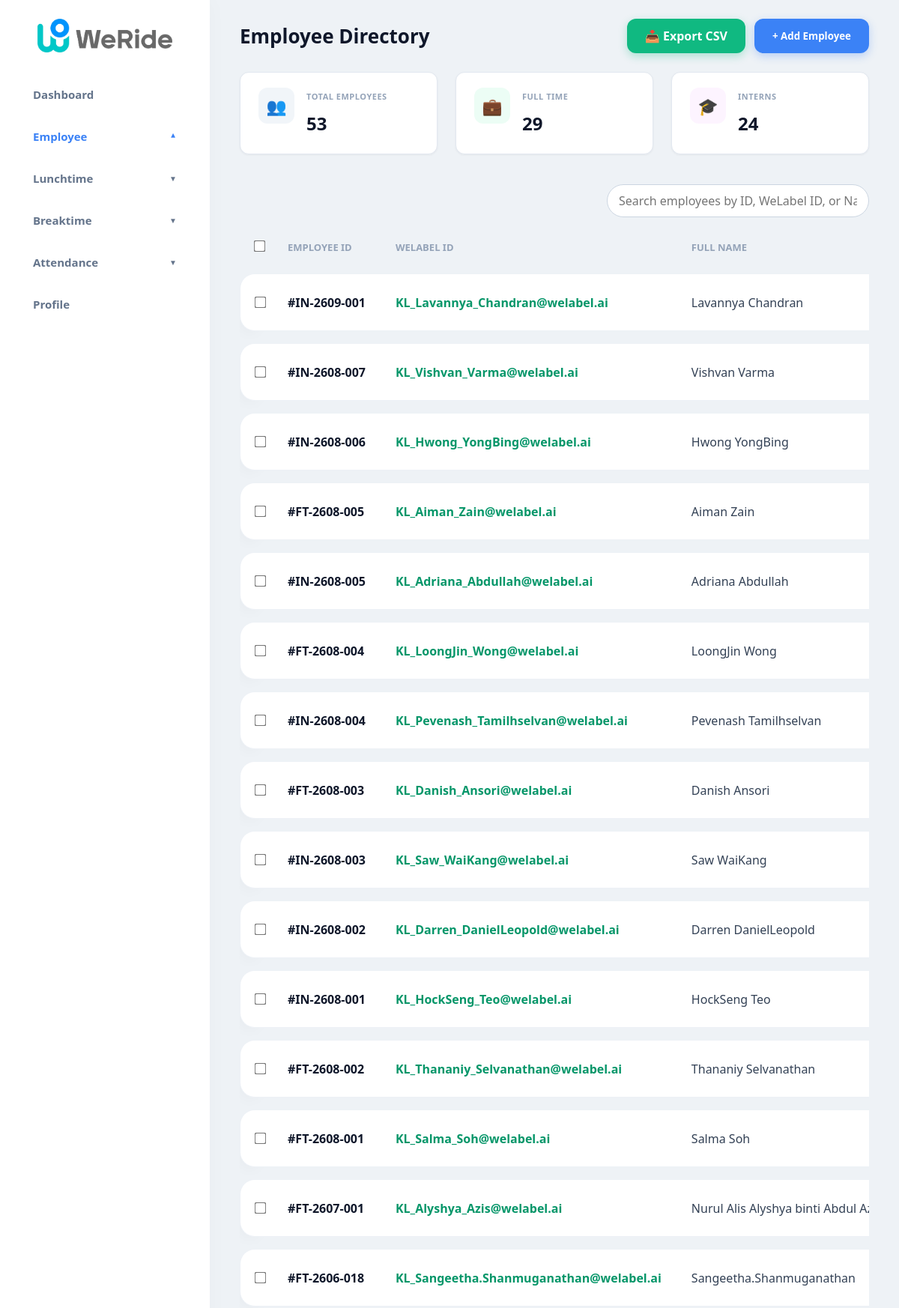
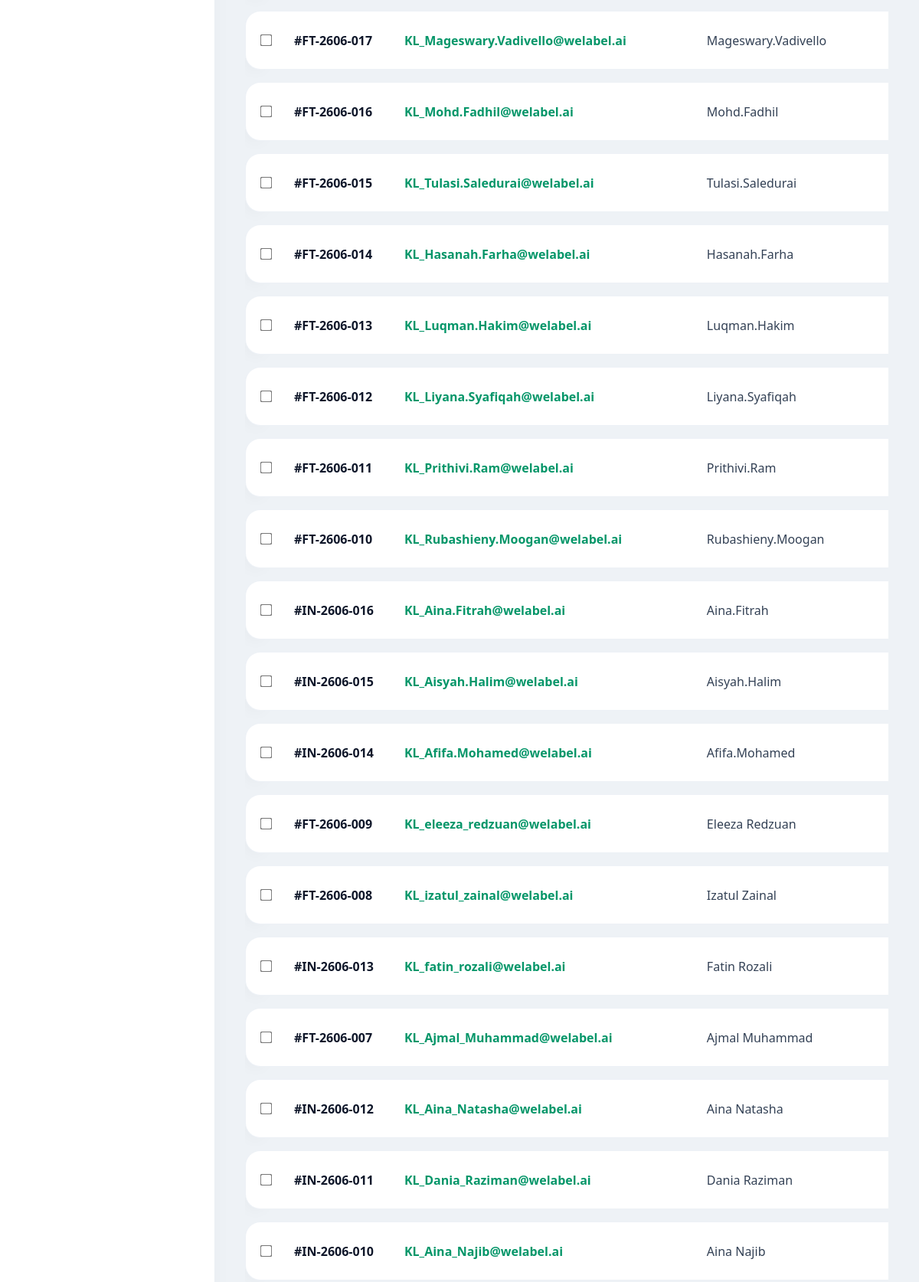
Screenshot of /admin_employees.php (signed in, upper part) with the database file from the repository (2 pictures, top to bottom).
### tables this page shows
CREATE TABLE `employees` (
  `id` int(11) NOT NULL AUTO_INCREMENT,
  `emp_id` varchar(50) NOT NULL,
  `welabel_id` varchar(100) DEFAULT NULL,
  `name` varchar(100) NOT NULL,
  `password` varchar(255) DEFAULT NULL,
  `employment_type` varchar(50) NOT NULL,
  `role` varchar(50) DEFAULT 'employee',
  `lunch_window` varchar(50) DEFAULT '12:00-13:00',
  `created_at` timestamp NOT NULL DEFAULT current_timestamp(),
  `phone_number` varchar(20) DEFAULT NULL,
  `login_attempts` int(11) DEFAULT 0,
  `lockout_time` datetime DEFAULT NULL,
  `phone_verified` tinyint(1) DEFAULT 0,
  `phone_verification_code` varchar(10) DEFAULT NULL,
  `phone_verification_expiry` datetime DEFAULT NULL,
  `leave_status` varchar(50) DEFAULT 'active',
  `onboarding_date` date DEFAULT NULL,
  `annual_leave_quota` int(11) DEFAULT 14,
  `sick_leave_quota` int(11) DEFAULT 14,
  `unpaid_leave_quota` int(11) DEFAULT 30,
  `shift_start` time DEFAULT '09:00:00',
  `shift_end` time DEFAULT '18:00:00',
  `department` varchar(100) DEFAULT 'General',
  `annual_leave_balance` int(11) DEFAULT 14,
  `sick_leave_balance` int(11) DEFAULT 14,
  `shift_hour` varchar(20) DEFAULT '09:00-18:00',
  `group_leader_id` varchar(50) DEFAULT NULL,
  `casual_leave_balance` int(11) DEFAULT 7,
  PRIMARY KEY (`id`),
  UNIQUE KEY `emp_id` (`emp_id`),
  UNIQUE KEY `unique_emp_id` (`emp_id`),
  UNIQUE KEY `emp_id_2` (`emp_id`),
  UNIQUE KEY `emp_id_3` (`emp_id`)
);

### admin_employees.php (the view, shortened to what this page needs)
<?php
include 'db_connect.php';
?>
<!DOCTYPE html>
<html lang="en">
<head>
    <link rel="stylesheet" href="assets/css/dark_mode.css?v=<?php echo time(); ?>">
        <link rel="stylesheet" href="assets/css/global_fixes.css?v=<?php echo time(); ?>">
    </head>
<body>
    <?php include 'sidebar.php'; ?>
    <main class="main-content">
        <header class="topbar">
            <div style="display: flex; align-items: center; gap: 16px;">
                <div class="page-title">Employee Directory</div>
            </div>
            <div style="display: flex; gap: 12px;">
                <a href="export_employees.php?<?php echo http_build_query($_GET); ?>" class="btn-primary" style="background-color: #10b981; box-shadow: 0 4px 12px rgba(16, 185, 129, 0.3); text-decoration: none; display: inline-flex; align-items: center; justify-content: center;">📥 Export CSV</a>
                <button class="btn-primary" onclick="document.getElementById('addModal').style.display='flex'">+ Add Employee</button>
            </div>
        </header>
                <div class="content">
            <?php
            $stats_query = mysqli_query($conn, "SELECT employment_type, COUNT(*) as count FROM employees GROUP BY employment_type");
            $stats = ['Full time' => 0, 'Intern' => 0];
            $total = 0;
            while($row = mysqli_fetch_assoc($stats_query)){
                $type = strtolower(str_replace('-', ' ', $row['employment_type']));
                if(strpos($type, 'full') !== false && strpos($type, 'time') !== false) {
                    $stats['Full time'] += $row['count'];
                } elseif(strpos($type, 'intern') !== false) {
                    $stats['Intern'] += $row['count'];
                }
                $total += $row['count'];
            }
            ?>
                                    <div class="emp-grid">
                <div class="emp-card" onclick="window.location.href='?type='">
                    <div style="display: flex; justify-content: space-between; align-items: flex-start; margin-bottom: 20px;">
                        <div class="emp-icon bg-slate-100 text-slate-500" >👥</div>
                    </div>
                    <div style="display: flex; flex-direction: column; gap: 8px;">
                        <div class="emp-title">Total Employees</div>
                        <div class="emp-val"><?php echo $total; ?></div>
                    </div>
                </div>
                <div class="emp-card" onclick="window.location.href='?type=Full+time'">
                    <div style="display: flex; justify-content: space-between; align-items: flex-start; margin-bottom: 20px;">
                        <div class="emp-icon bg-emerald-50 text-emerald-600" >💼</div>
                    </div>
                    <div style="display: flex; flex-direction: column; gap: 8px;">
                        <div class="emp-title">Full Time</div>
                        <div class="emp-val"><?php echo $stats['Full time']; ?></div>
                    </div>
                </div>
                <div class="emp-card" onclick="window.location.href='?type=Intern'">
                    <div style="display: flex; justify-content: space-between; align-items: flex-start; margin-bottom: 20px;">
                        <div class="emp-icon bg-purple-50" style=" color: #a855f7;">🎓</div>
                    </div>
                    <div style="display: flex; flex-direction: column; gap: 8px;">
                        <div class="emp-title">Interns</div>
                        <div class="emp-val"><?php echo $stats['Intern']; ?></div>
                    </div>
                </div>
            </div>
            <div class="table-container">
                <div style="margin-bottom: 15px; display: flex; justify-content: flex-end;">
                    <input type="text" id="searchInput" onkeyup="searchTable()" placeholder="Search employees by ID, WeLabel ID, or Name..." style="padding: 10px 15px; border: 1px solid #cbd5e1; border-radius: 24px; width: 350px; font-size: 14px; outline: none; transition: border-color 0.2s;">
                </div>
                <form id="bulkDeleteForm" method="POST" action="">
                    <table>
                        <thead>
                            <tr>
                                <th style="width: 40px; padding-right: 10px;"><input type="checkbox" id="selectAllCheckbox" style="transform: scale(1.2); cursor: pointer;" onclick="toggleAllCheckboxes(this)"></th>
                                <th>Employee ID</th>
                                <th>WeLabel ID</th>
                                <th>Full Name</th>
                            </tr>
                        </thead>
                        <tbody>
                        <?php
                        $query = "SELECT * FROM employees";
                        $query .= " ORDER BY id DESC";
                        $result = mysqli_query($conn, $query);
                        if (mysqli_num_rows($result) > 0) {
                            while ($row = mysqli_fetch_assoc($result)) {
                                echo "<tr>";
                                echo "<td style='padding-right: 10px;'><input type='checkbox' name='selected_ids[]' value='" . $row['id'] . "' class='rowCheckbox' style='transform: scale(1.2); cursor: pointer;' onclick='updateBulkDeleteBtn()'></td>";
                                echo "<td style='font-weight: 600; color: #0f172a;'>#" . htmlspecialchars($row['emp_id']) . "</td>";
                                echo "<td style='font-weight: 600; color: #059669;'>" . htmlspecialchars($row['welabel_id'] ?? '') . "</td>";
                                echo "<td style='font-weight: 500;'>" . htmlspecialchars($row['name']) . "</td>";
                                echo "</tr>";
                            }
                        } else {
                            echo "<tr><td colspan='9' style='text-align: center; padding: 20px; color: #64748b;'>No employees found</td></tr>";
                        }
                        ?>
                    </tbody>
                </table>
            </div>
        </div>
    </main>
</body>
</html>

### assets/css/dark_mode.css (style rules this page uses)
:root { --bg-light: #eef2f6; --bg-dark: #0f172a; --sidebar-light: #fff; --sidebar-dark: #1e293b; --card-light: #ffffff; --card-dark: #1e293b; --text-main-light: #0f172a; --text-main-dark: #f8fafc; --text-muted-light: #64748b; --text-muted-dark: #94a3b8; --border-light: rgba(226,232,240,0.5); --border-dark: rgba(51,65,85,0.5); --table-hover-light: rgba(0,0,0,0.08); --table-hover-dark: rgba(0,0,0,0.3); --table-row-dark: #1e293b; }

### assets/css/global_fixes.css (style rules this page uses)
input[type="text"], input[type="password"], input[type="email"], input[type="number"], input[type="search"], input[type="tel"], input[type="url"], textarea, select, .form-input { font-size: 16px !important; }
select, button, .btn, input[type="submit"], input[type="button"] { -webkit-appearance: none; -moz-appearance: none; appearance: none; }
body, .main-content, .table-container, .modal-box, .content, .sidebar { -webkit-overflow-scrolling: touch; }
* { -webkit-tap-highlight-color: transparent; }
body { -webkit-font-smoothing: antialiased; -moz-osx-font-smoothing: grayscale; }
button, .btn, a, summary { touch-action: manipulation; }
.emp-grid { display: grid; grid-template-columns: repeat(auto-fit, minmax(260px, 1fr)); gap: 24px; margin-bottom: 30px; }
.emp-card { background: #ffffff; padding: 20px 24px; border-radius: 12px; border: 1px solid #e2e8f0; display: grid; grid-template-columns: auto 1fr; grid-template-rows: auto auto; column-gap: 16px; align-items: center; box-shadow: 0 1px 3px rgba(0,0,0,0.05); cursor: pointer; transition: transform 0.2s, box-shadow 0.2s; }
.emp-title { color: #94a3b8; font-size: 11px; font-weight: 700; margin-bottom: 4px; text-transform: uppercase; letter-spacing: 0.5px; }
.emp-val { font-size: 24px; font-weight: 800; color: #0f172a; }
.emp-icon { grid-column: 1; grid-row: 1 / span 2; width: 48px; height: 48px; border-radius: 12px; display: flex; align-items: center; justify-content: center; font-size: 22px; margin-bottom: 0; }
.bg-purple-50 { background-color: #fdf4ff; }
.bg-emerald-50 { background-color: #ecfdf5; }
.bg-slate-100 { background-color: #f1f5f9; }
.text-emerald-600 { color: #059669; }
.text-slate-500 { color: #64748b; }

### admin_employees.php (style rules this page uses)
* { margin: 0; padding: 0; box-sizing: border-box; font-family: 'Segoe UI', Tahoma, sans-serif; }
body { display: flex; height: 100vh; background-color: #eef2f6; color: #334155; }
.main-content { flex: 1; display: flex; flex-direction: column; overflow-y: auto; }
.topbar { padding: 25px 40px; display: flex; justify-content: space-between; align-items: center; }
.page-title { font-size: 26px; font-weight: 700; color: #0f172a; }
.content { padding: 0 40px 40px 40px; }
.btn-primary { background-color: #3b82f6; color: white; border: none; padding: 12px 24px; border-radius: 12px; font-weight: 700; cursor: pointer; transition: 0.2s; box-shadow: 0 4px 12px rgba(59, 130, 246, 0.3); }
.emp-grid { display: grid; grid-template-columns: repeat(auto-fit, minmax(260px, 1fr)); gap: 24px; margin-bottom: 30px; }
.emp-card { background: #ffffff; padding: 20px 24px; border-radius: 12px; border: 1px solid #e2e8f0; display: grid; grid-template-columns: auto 1fr; grid-template-rows: auto auto; column-gap: 16px; align-items: center; box-shadow: 0 1px 3px rgba(0,0,0,0.05); cursor: pointer; transition: transform 0.2s, box-shadow 0.2s; }
.emp-title { color: #94a3b8; font-size: 11px; font-weight: 700; margin-bottom: 4px; text-transform: uppercase; letter-spacing: 0.5px; }
.emp-val { font-size: 24px; font-weight: 800; color: #0f172a; }
.emp-icon { grid-column: 1; grid-row: 1 / span 2; width: 48px; height: 48px; border-radius: 12px; display: flex; align-items: center; justify-content: center; font-size: 22px; margin-bottom: 0; }
.table-container { background: transparent; padding: 10px 0; margin-top: 20px; }
table { width: 100%; border-collapse: separate; border-spacing: 0 16px; text-align: left; }
th { padding: 0 20px 10px 20px; color: #94a3b8; font-weight: 600; font-size: 13px; text-transform: uppercase; }
td { padding: 20px; background: #ffffff; border-top: 1px solid rgba(226, 232, 240, 0.6); border-bottom: 1px solid rgba(226, 232, 240, 0.6); transition: all 0.3s ease; }
td:first-child { border-radius: 20px 0 0 20px; border-left: 1px solid rgba(226, 232, 240, 0.6); box-shadow: -10px 10px 20px -10px rgba(0,0,0,0.04); }

### rows the page displays
employees: emp "IN-2609-001", welabel "KL_Lavannya_Chandran@welabel.ai", name "Lavannya Chandran"
employees: emp "IN-2608-007", welabel "KL_Vishvan_Varma@welabel.ai", name "Vishvan Varma"
employees: emp "IN-2608-006", welabel "KL_Hwong_YongBing@welabel.ai", name "Hwong YongBing"
employees: emp "FT-2608-005", welabel "KL_Aiman_Zain@welabel.ai", name "Aiman Zain"
employees: emp "IN-2608-005", welabel "KL_Adriana_Abdullah@welabel.ai", name "Adriana Abdullah"
employees: emp "FT-2608-004", welabel "KL_LoongJin_Wong@welabel.ai", name "LoongJin Wong"
employees: emp "IN-2608-004", welabel "KL_Pevenash_Tamilhselvan@welabel.ai", name "Pevenash Tamilhselvan"
employees: emp "FT-2608-003", welabel "KL_Danish_Ansori@welabel.ai", name "Danish Ansori"
employees: emp "IN-2608-003", welabel "KL_Saw_WaiKang@welabel.ai", name "Saw WaiKang"
employees: emp "IN-2608-002", welabel "KL_Darren_DanielLeopold@welabel.ai", name "Darren DanielLeopold"
employees: emp "IN-2608-001", welabel "KL_HockSeng_Teo@welabel.ai", name "HockSeng Teo"
employees: emp "FT-2608-002", welabel "KL_Thananiy_Selvanathan@welabel.ai", name "Thananiy Selvanathan"
employees: emp "FT-2608-001", welabel "KL_Salma_Soh@welabel.ai", name "Salma Soh"
employees: emp "FT-2607-001", welabel "KL_Alyshya_Azis@welabel.ai", name "Nurul Alis Alyshya binti Abdul…"
employees: emp "FT-2606-018", welabel "KL_Sangeetha.Shanmuganathan@welabel.ai", name "Sangeetha.Shanmuganathan"
employees: emp "FT-2606-017", welabel "KL_Mageswary.Vadivello@welabel.ai", name "Mageswary.Vadivello"
employees: emp "FT-2606-016", welabel "KL_Mohd.Fadhil@welabel.ai", name "Mohd.Fadhil"
employees: emp "FT-2606-015", welabel "KL_Tulasi.Saledurai@welabel.ai", name "Tulasi.Saledurai"
employees: emp "FT-2606-014", welabel "KL_Hasanah.Farha@welabel.ai", name "Hasanah.Farha"
employees: emp "FT-2606-013", welabel "KL_Luqman.Hakim@welabel.ai", name "Luqman.Hakim"
employees: emp "FT-2606-012", welabel "KL_Liyana.Syafiqah@welabel.ai", name "Liyana.Syafiqah"
employees: emp "FT-2606-011", welabel "KL_Prithivi.Ram@welabel.ai", name "Prithivi.Ram"
employees: emp "FT-2606-010", welabel "KL_Rubashieny.Moogan@welabel.ai", name "Rubashieny.Moogan"
employees: emp "IN-2606-016", welabel "KL_Aina.Fitrah@welabel.ai", name "Aina.Fitrah"
employees: emp "IN-2606-015", welabel "KL_Aisyah.Halim@welabel.ai", name "Aisyah.Halim"
employees: emp "IN-2606-014", welabel "KL_Afifa.Mohamed@welabel.ai", name "Afifa.Mohamed"
employees: emp "FT-2606-009", welabel "KL_eleeza_redzuan@welabel.ai", name "Eleeza Redzuan"
employees: emp "FT-2606-008", welabel "KL_izatul_zainal@welabel.ai", name "Izatul Zainal"
employees: emp "IN-2606-013", welabel "KL_fatin_rozali@welabel.ai", name "Fatin Rozali"
employees: emp "FT-2606-007", welabel "KL_Ajmal_Muhammad@welabel.ai", name "Ajmal Muhammad"
employees: emp "IN-2606-012", welabel "KL_Aina_Natasha@welabel.ai", name "Aina Natasha"
employees: emp "IN-2606-011", welabel "KL_Dania_Raziman@welabel.ai", name "Dania Raziman"
employees: emp "IN-2606-010", welabel "KL_Aina_Najib@welabel.ai", name "Aina Najib"

### other values shown
$total "53"
$stats['Full time'] "29"
$stats['Intern'] "24"
